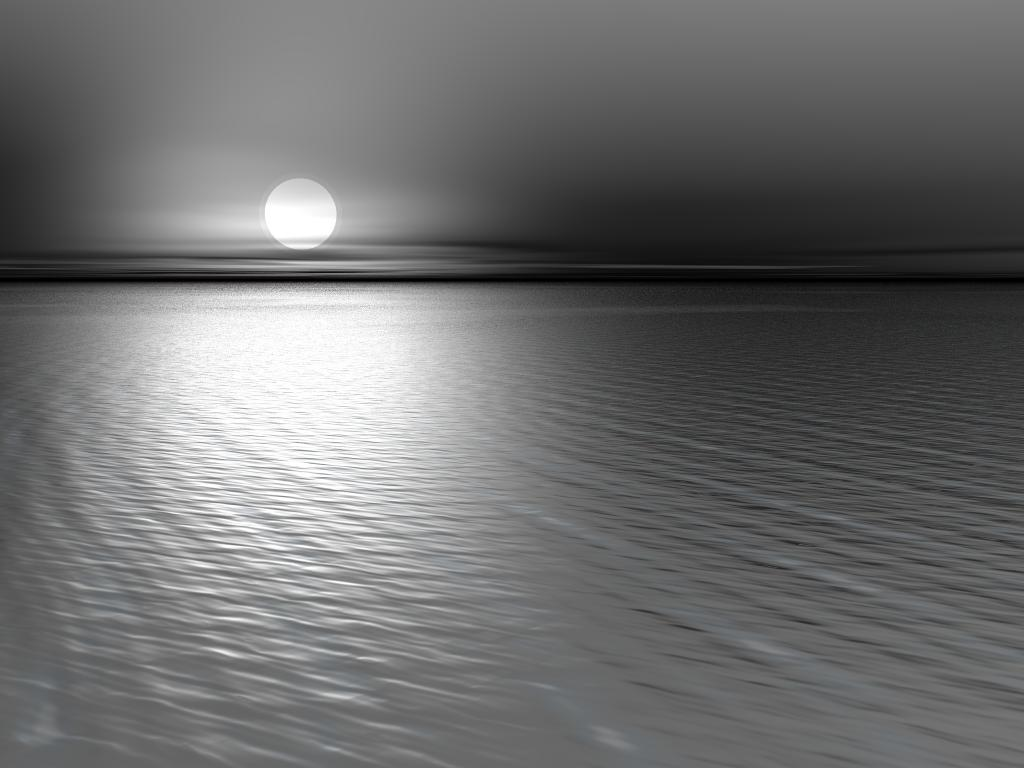
#> input picture img1.jpg, 1024 x 768 px
$ python exp2.py
#> lines starting #> are read from the running program, lines starting #| are printed output that depends on the picture
from PIL import Image
import matplotlib.pyplot as plt

class histogram_Equalization:
  def __init__(self,wd,ht,im):

    self.w = wd
    self.h = ht
    self.img = im
    self.new_img = Image.new("RGB",(wd,ht),"white")
    self.pixels = self.new_img.load()
    self.new_img = Image.new("RGB",(wd,ht),"white")
    self.pixels = self.new_img.load()


  def plotly(self,lst,n):
    x = [i for i in range(256)]
    plt.plot(x,lst)
    plt.xlabel('Grey-Level')
    plt.ylabel('No. of Pixels')
    if n == 1:
      plt.title("Original Image")
    else:
      plt.title("Equalised Image")
    plt.show()

  def generate(self,sk):

    for wd in range(self.w):
      for ht in range(self.h):
        pix = self.img.getpixel((wd,ht))
        r = pix[0]
        self.pixels[wd,ht] = (round(sk[r]),round(sk[r]),round(sk[r]))
    self.new_img.show()
  def equalise(self):

    gLevel = [0]*256
    pdf = [0]*256
    cf = [0]*256
    sk = [0]*256
    new_gLevel = [0]*256
    for wd in range(self.w):
      for ht in range(self.h):
        pix = self.img.getpixel((wd,ht))
        r = pix[0]
        g = pix[1]
        b = pix[2]
        x = (r+b+g)/3
        # x = r
        gLevel[round(x)] = gLevel[round(x)] + 1
    self.plotly(gLevel,1)
    nk = self.w*self.h
    for i in range(len(gLevel)):
      pdf[i] = gLevel[i]/nk
      if i >= 1:
        cf[i] = pdf[i]+cf[i-1]
      else:
        cf[i] = pdf[0]
      sk[i] = 255*cf[i]
      new_gLevel[round(sk[i])] += gLevel[i]
    print(new_gLevel)
    self.plotly(new_gLevel,2)
    self.generate(sk)


def main():
  img = Image.open("img1.jpg")
#> img is the input picture: PIL image 1024x768 RGB; mean R, G, B 109.5, 109.8, 109.9
  pixel = img.getpixel((50,50))
#> pixel = (91, 91, 91)
  print(pixel)
#| (91, 91, 91)
  w,h = img.size
#> w = 1024; h = 768
  histe = histogram_Equalization(w,h,img)
#> in __init__, `self.new_img = Image.new("RGB",(wd,ht),"white")`: self.new_img: PIL image 1024x768 RGB; every value is 255
  histe.equalise()
#> after the loop in equalise, `for wd in range(self.w):`: gLevel = 256 values, max 17559 at index 104, min 214 at index 6, mean 3072
#> in plotly, `plt.show()`:
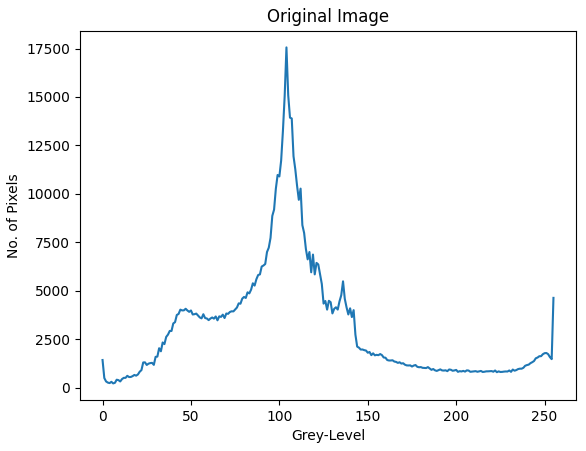
#> figure drawn by matplotlib, 1 panel; curve peaks at x = 104, y = 17559
#> after the loop in equalise, `for i in range(len(gLevel)):`: cf = 256 values from 0.00181 to 1; new_gLevel = 256 values, max 17559 at index 129, min 0 at index 18, mean 3072; pdf = 256 values, max 0.0223 at index 104, min 0.000272 at index 6, mean 0.00391; sk = 256 values from 0.461 to 255
#> (printed output is left out)
#> call 2 of plotly, with n = 2
#> in plotly (call 2), `plt.show()`:
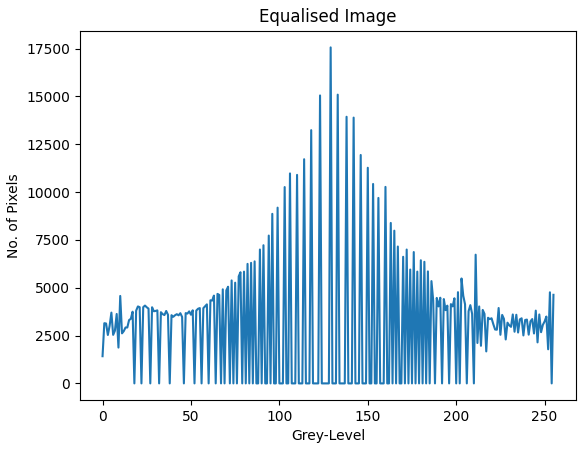
#> figure drawn by matplotlib, 1 panel; curve peaks at x = 129, y = 17559
#> in generate, `self.new_img.show()`:
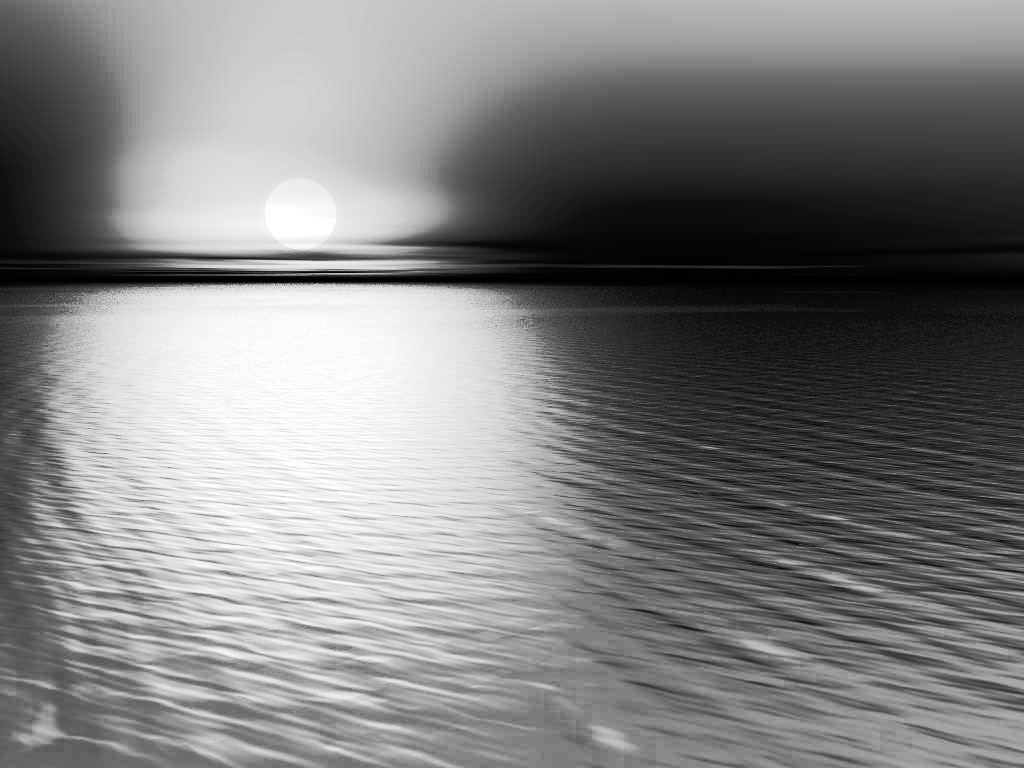
#> shown: PIL image 1024x768 RGB; min 0, max 255, mean 128

if __name__=='__main__':
  main()

$ run again, with img2.jpg copied over img1.jpg
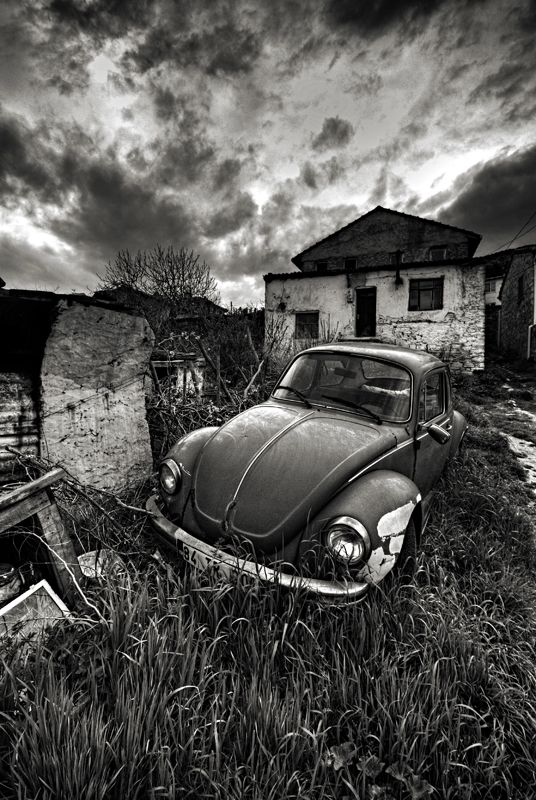
#> input picture img2.jpg, 536 x 800 px
#> in main, img is the input picture: PIL image 536x800 RGB; mean R, G, B 85, 84.3, 81.6
#> pixel = (88, 87, 82)
#| (88, 87, 82)
#> self.new_img: PIL image 536x800 RGB; every value is 255
#> after the loop in equalise, `for wd in range(self.w):`: gLevel = 256 values, max 13914 at index 0, min 186 at index 239, mean 1675
#> in plotly, `plt.show()`:
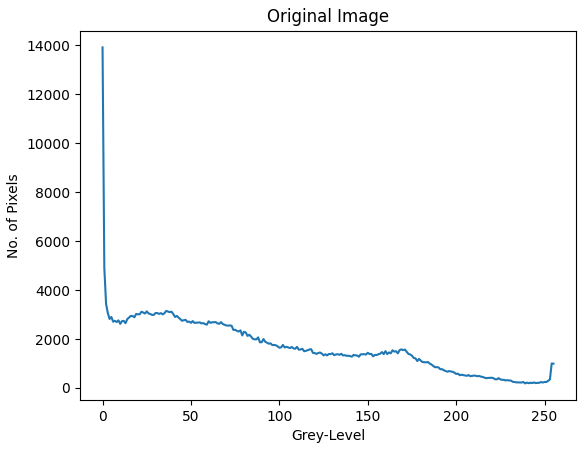
#> figure drawn by matplotlib, 1 panel; curve peaks at x = 0, y = 13914
#> after the loop in equalise, `for i in range(len(gLevel)):`: cf = 256 values from 0.0324 to 1; new_gLevel = 256 values, max 13914 at index 8, min 0 at index 0, mean 1675; pdf = 256 values, max 0.0324 at index 0, min 0.000434 at index 239, mean 0.00391; sk = 256 values from 8.27 to 255
#> (printed output is left out)
#> in generate, `self.new_img.show()`:
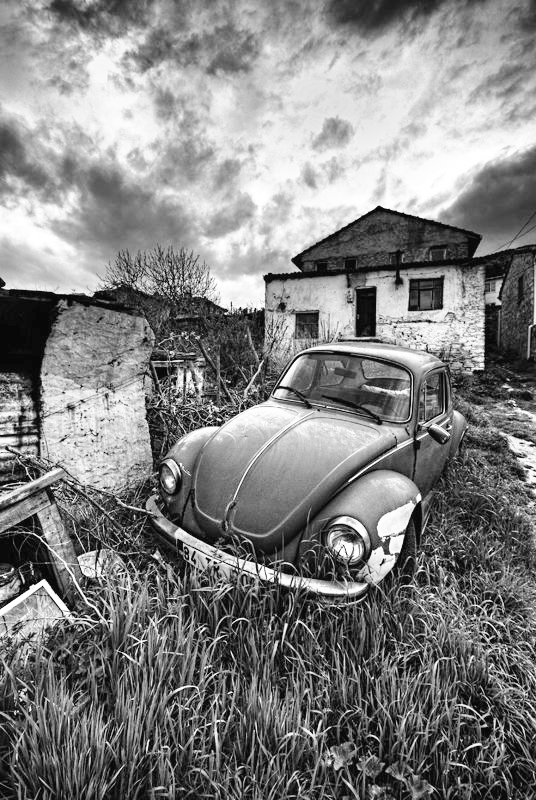
#> shown: PIL image 536x800 RGB; min 8, max 255, mean 129.8

$ run again, with img4.jpg copied over img1.jpg
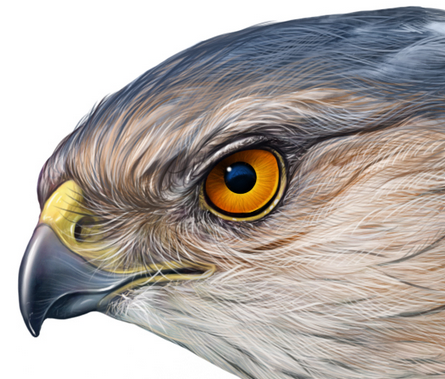
#> input picture img4.jpg, 445 x 379 px
#> in main, img is the input picture: PIL image 445x379 RGB; mean R, G, B 175.3, 168.3, 163.7
#> pixel = (255, 255, 255)
#| (255, 255, 255)
#> self.new_img: PIL image 445x379 RGB; every value is 255
#> after the loop in equalise, `for wd in range(self.w):`: gLevel = 256 values, max 36127 at index 255, min 18 at index 241, mean 658.8
#> in plotly, `plt.show()`:
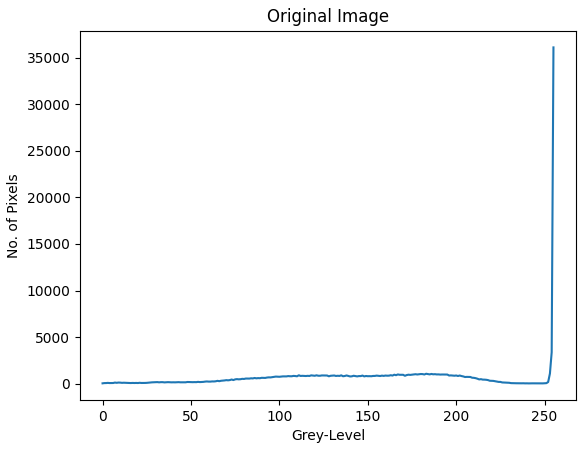
#> figure drawn by matplotlib, 1 panel; curve peaks at x = 255, y = 36127
#> after the loop in equalise, `for i in range(len(gLevel)):`: cf = 256 values from 0.000148 to 1; new_gLevel = 256 values, max 36127 at index 255, min 0 at index 40, mean 658.8; pdf = 256 values, max 0.214 at index 255, min 0.000107 at index 241, mean 0.00391; sk = 256 values from 0.0378 to 255
#> (printed output is left out)
#> in generate, `self.new_img.show()`:
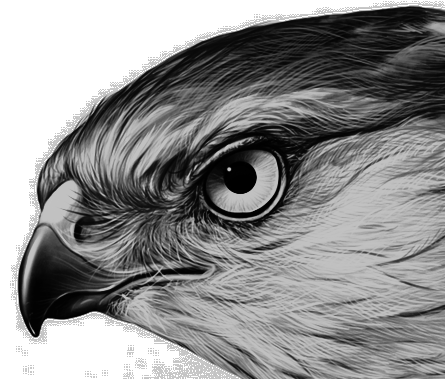
#> shown: PIL image 445x379 RGB; min 0, max 255, mean 142
